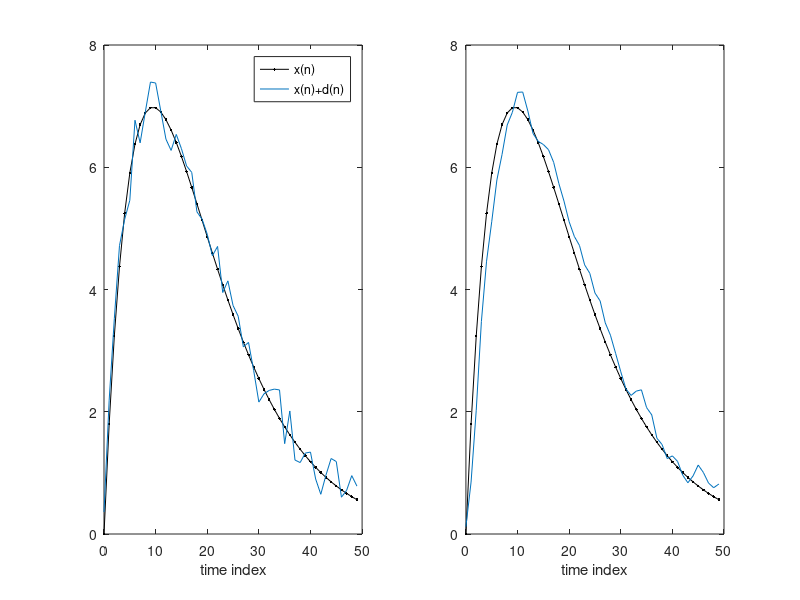

This figure's MATLAB source:
clc; clear all; close all;
n=0:49;
x=2*n.*0.9.^n;
d=rand(1,50)-0.5;
y=x+d;
M=3;
z=zeros(1,length(n));
for i=0:M-1
shift=zeros(1,length(n));
shift(i+1:length(shift))=y(1:length(y)-i)
z=z+shift
end
z=z/M;
subplot(121), plot(n,x,'k.-')
hold on
plot(n,y)
xlabel('time index')
legend ('x(n)','x(n)+d(n)')
subplot(122), plot(n,x,'k.-')
hold on
plot(n,z)
xlabel('time index')